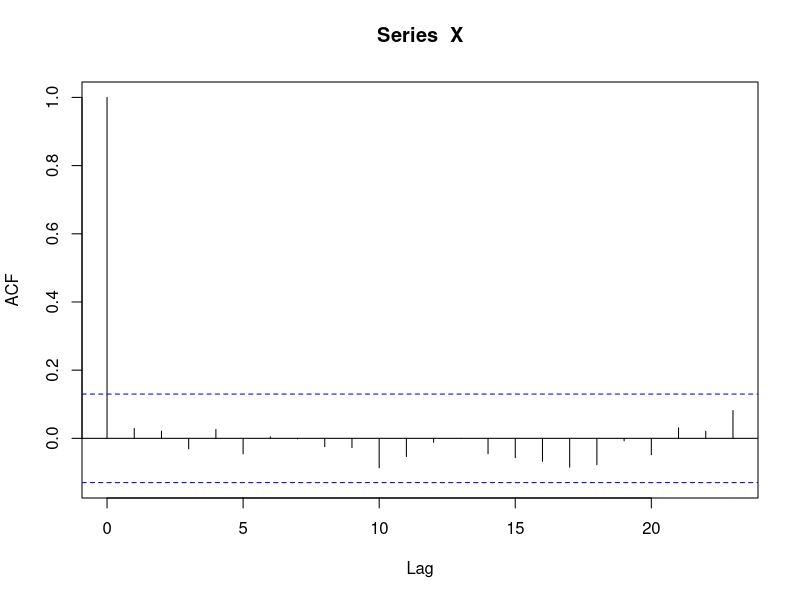
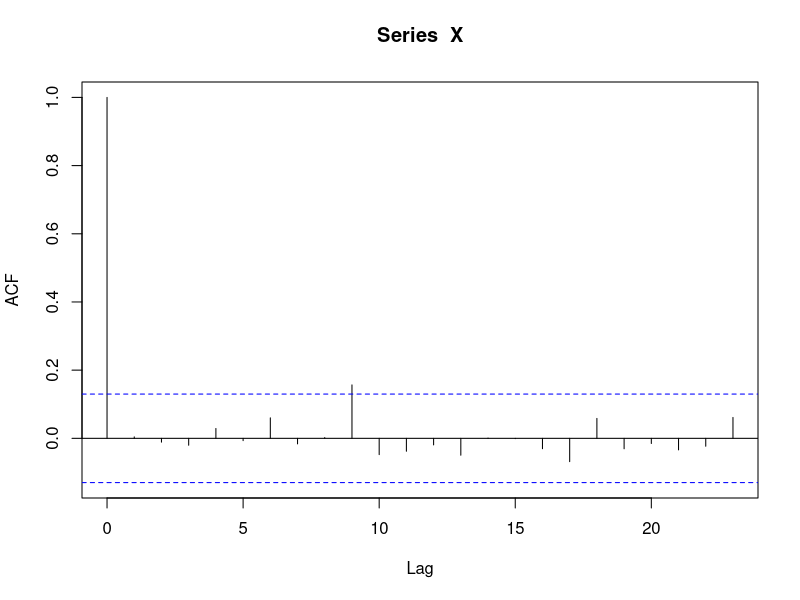
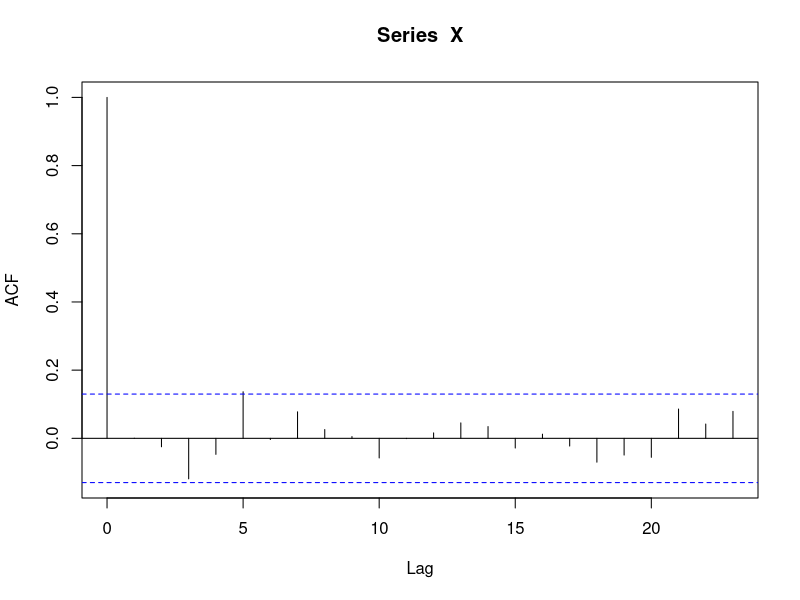
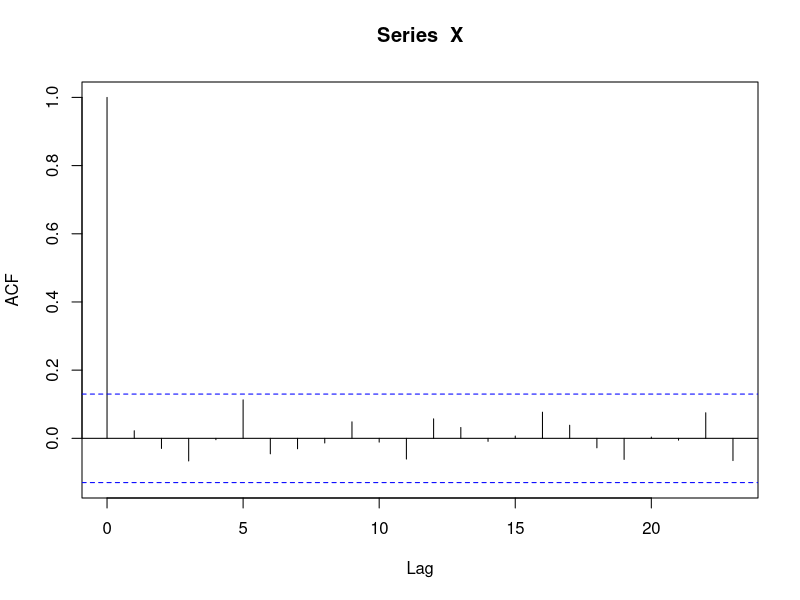
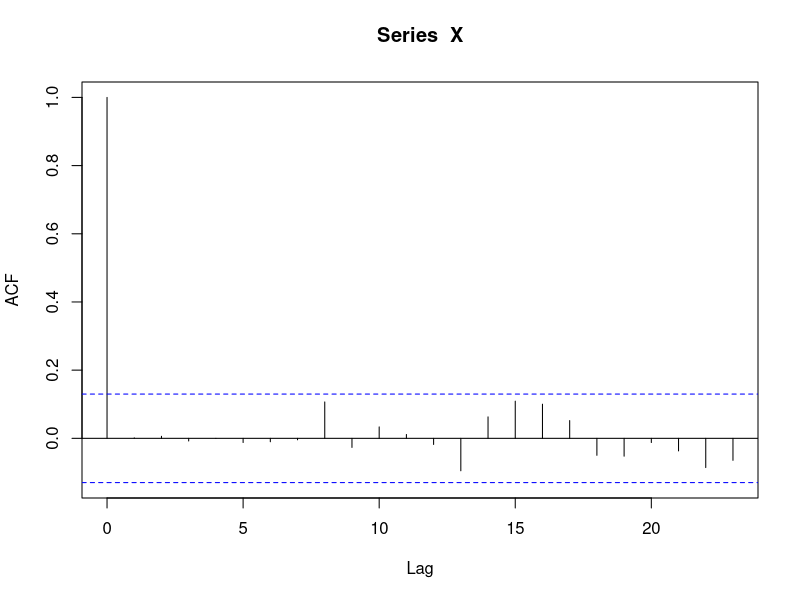
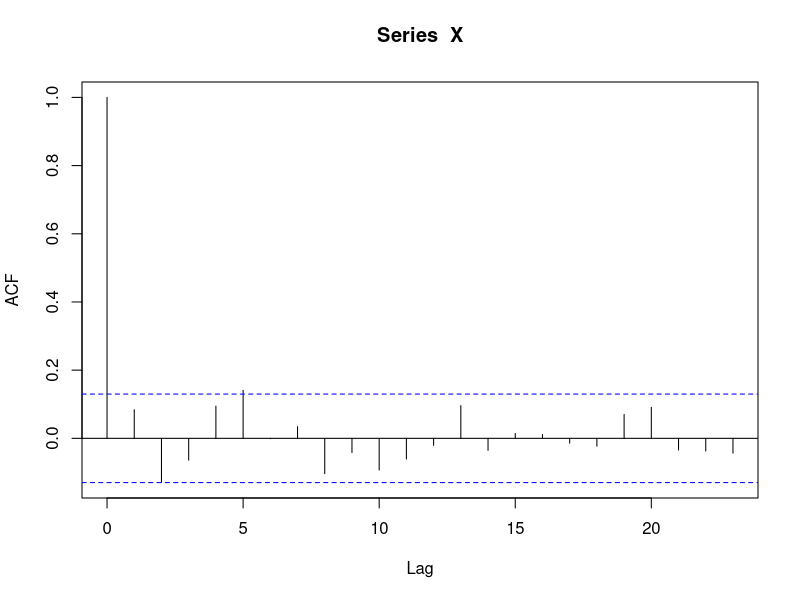
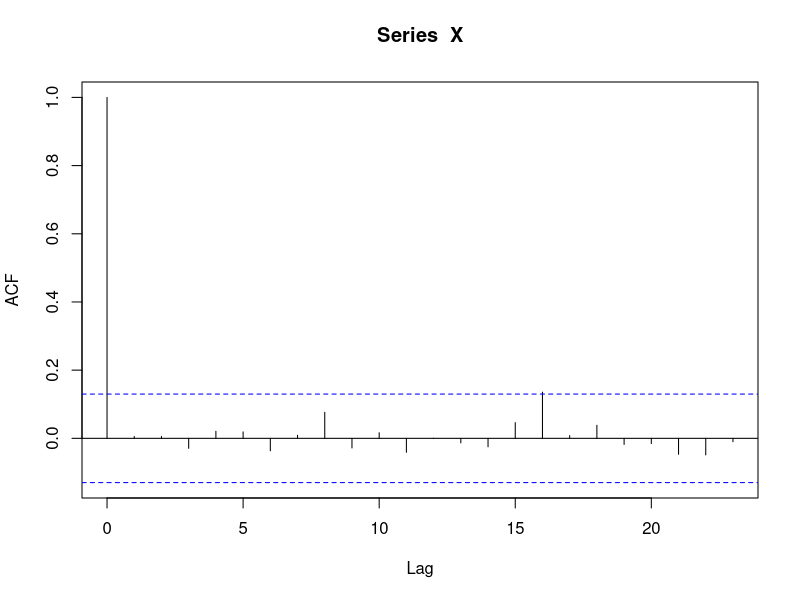
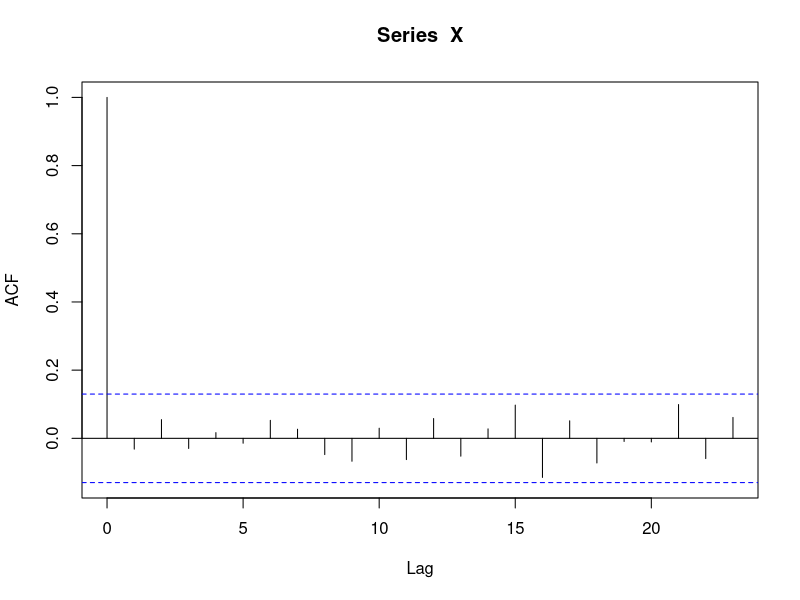

The R script that drew these images, in order:
rm(list=ls())


#### Function to estimate the HAR model of Corsi ####
estimate.HAR <- function(y)
{
  # Function : HAR model with daily, weekly and monthly components for RV/RD

  # INPUT
  # y: time series matrix of dimension Txp containing daily RV/RD in the columns

  # OUTPUT
  # resid.HAR : (T-22)xp containing the residuals in the columns of the
  #             univariate HAR regressions ran on each column of y

  # START CODE

  HARdata <- embed(y, 22+1)
  XHAR <- HARdata[, -1]

  YHAR <- HARdata[,1]
  X.D <- as.matrix(XHAR[,1])
  X.W <- as.matrix(apply(XHAR[,1:5]/5,1,sum))
  X.M <- as.matrix(apply(XHAR[,]/22,1,sum))
  X.HAR <- cbind(1, X.D,X.W,X.M)
  beta.HAR <- solve(t(X.HAR)%*%X.HAR)%*%t(X.HAR)%*%YHAR
  resid.HAR <- YHAR - X.HAR%*%beta.HAR

  return(resid.HAR)
}


data_select <- function(df, price_type)
{
  # Function : Extract the data for a given price type (High or Low) for each of
  #            the stocks. The column names contain the type, the first row of
  #            the input contains the tickers.

  # Select prices
  idx = which(sapply(colnames(df), function (cn) {
    return(grepl(price_type, cn, fixed = TRUE))
  }))
  data = df[, idx]

  # First row contains tickers, so set column names to the first row
  colnames(data) = data[1, ]

  # Drop first and second row (second is empty due to format)
  data = data[-c(1, 2), ]

  # Next issue, numbers are stored as char
  data = apply(data, c(1, 2), as.numeric)

  return(data)
}


#### Data ####
# Load raw price data
data = read.csv("applications/finance/data/sp100_raw.csv")

# Column price contains the dates
data$Price = NULL

# Get high and low prices
data_hi = data_select(data, "High")
data_lo = data_select(data, "Low")

# Compute daily range
data_dr = (log(data_hi) - log(data_lo))^2 / (4 * log(2))

# Use HAR model to obtain log realized daily range residuals
rd_clean = apply(data_dr, 2, estimate.HAR)

# Get the correlations with the first lag
test = apply(rd_clean, 2, function(X) {acf(X)$acf[2]})

# Plot some figures to inspect autocorrelation
round(test, 2)
par(mfrow = c(1, 2))
hist(test, main = "First-order autocorrelations")
plot(seq(0, 0.20, 0.005),
     sapply(seq(0, 0.20, 0.005), function (c) {
       sum(abs(test) < c) / length(test)
     }),
     type = "l",
     xlab = "c",
     ylab = "fraction within [-c, c]")

# Save data
save(rd_clean, file = "applications/finance/data/rd_clean.RData")
